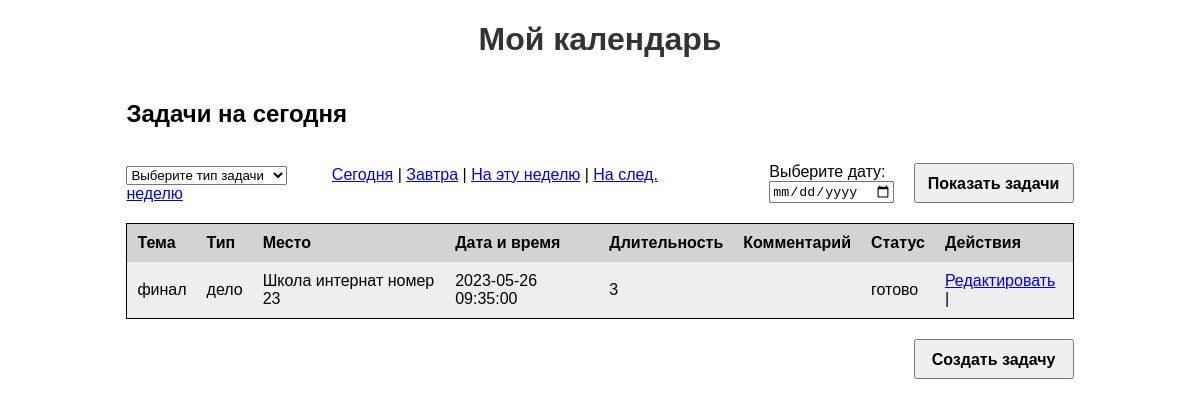
Page /index.php?action=today on the committed database.
### tables this page shows
CREATE TABLE `tasks` (
  `id` int(10) UNSIGNED NOT NULL,
  `topic` varchar(255) NOT NULL,
  `type` enum('встреча','звонок','совещание','дело') NOT NULL,
  `location` varchar(255) DEFAULT NULL,
  `date_time` datetime NOT NULL,
  `duration` int(11) DEFAULT NULL,
  `comment` text,
  `status` enum('текущая задача','просроченная','готово') NOT NULL DEFAULT 'текущая задача'
);

### logic/controller.php (called while the page is built, shortened)
<?php
require_once 'model.php';
class bdController
{
public function today()
{
    $tasks = bdModel::getTasksForToday();
    $listTitle = 'Задачи на сегодня';
    include 'display/index.php';
}
}

### logic/model.php (called while the page is built, shortened)
<?php
class bdModel
{
    public static function getTasksByDate($date)
{
    global $pdo;
    $stmt = $pdo->prepare('SELECT * FROM tasks WHERE DATE(date_time) = ?');
    $stmt->execute([$date]);
    return $stmt->fetchAll(PDO::FETCH_ASSOC);
}
    public static function getTasksForToday()
    {
        $today = date('Y-m-d');
        return self::getTasksByDate($today);
    }
}

### display/index.php (the view, shortened to what this page needs)
<!DOCTYPE html>
<html>
<head>
</head>
<body>
  <h1>Мой календарь</h1>
  <div class="typoHeader">
    <div class="selectTask">
      <?php if (isset($listTitle)): ?>
        <h2><?= $listTitle ?></h2>
    <?php endif; ?>
  	<br>
      <select onchange="location = this.value;">
        <option value="">Выберите тип задачи</option>
      </select>
      <a href="index.php?action=today">Сегодня</a> |
      <a href="index.php?action=tomorrow">Завтра</a> |
      <a href="index.php?action=week">На эту неделю</a> |
      <a href="index.php?action=nextweek">На след. неделю </a>
    </div>
   	<div class="selectDay">
      <form class="sDay" action="index.php?action=tasksByDate" method="POST">
        <div  class="selDay">
          <label for="date">Выберите дату:</label>
          <input type="date" id="date" name="date">
        </div>
        <button type="submit">Показать задачи</button>
    	</form>
    </div>
  </div>
  <div class="box">
      <table>
          <tr>
              <th>Тема</th>
              <th>Тип</th>
              <th>Место</th>
              <th>Дата и время</th>
              <th>Длительность</th>
              <th>Комментарий</th>
              <th>Статус</th>
              <th>Действия</th>
          </tr>
          <?php foreach ($tasks as $task): ?>
              <tr>
                  <td><?= $task['topic'] ?></td>
                  <td><?= $task['type'] ?></td>
                  <td><?= $task['location'] ?></td>
                  <td><?= $task['date_time'] ?></td>
                  <td><?= $task['duration'] ?></td>
                  <td><?= $task['comment'] ?></td>
                  <td><?= $task['status'] ?></td>
                  <td>
                      <a href="index.php?action=edit&id=<?= $task['id'] ?>">Редактировать</a> |
                  </td>
              </tr>
          <?php endforeach; ?>
      </table>
      <button class="my-button" onclick="window.location.href = 'index.php?action=create';">Создать задачу</button>
  	</div>
</body>
</html>

### display/index.php (style rules this page uses)
.my-button { margin-top: 20px; margin-left:auto; margin-right:10%; cursor: pointer; }
button { padding: 10px; width: 160px; height: 40px; font-weight: bold; font-size: 16px; }
.box { width: 100%; display: flex; flex-direction: column; align-items: center; }
body { font-family: Calibry, sans-serif; }
h1 { color: #333; text-align: center; }
table { width: 80%; border-collapse: collapse; margin-top: 20px; }
th, td { padding: 10px; }
th { background-color: lightgray; font-weight: bold; text-align: left; }
tr:nth-child(even) { background-color: #eeeeee; }
.typoHeader { margin-left:10%; display: flex; width: 80%; }
select { margin-right: 40px; }
.selectTask { width: 60%; }
.selectDay { display: flex; width: 40%; margin-top: auto; font-size: 16px; justify-content: flex-end; }
.sDay { width: 100%; display: flex; justify-content: flex-end; }
.selDay { display: flex; justify-content: flex-end; flex-direction: column; margin-right: 20px; }

### rows in the picture
tasks: topic "финал", type "дело", location "Школа интернат номер 23", date_time "2023-05-26 09:35:00", duration "3", status "готово"

### other values in the picture
$listTitle "Задачи на сегодня"
